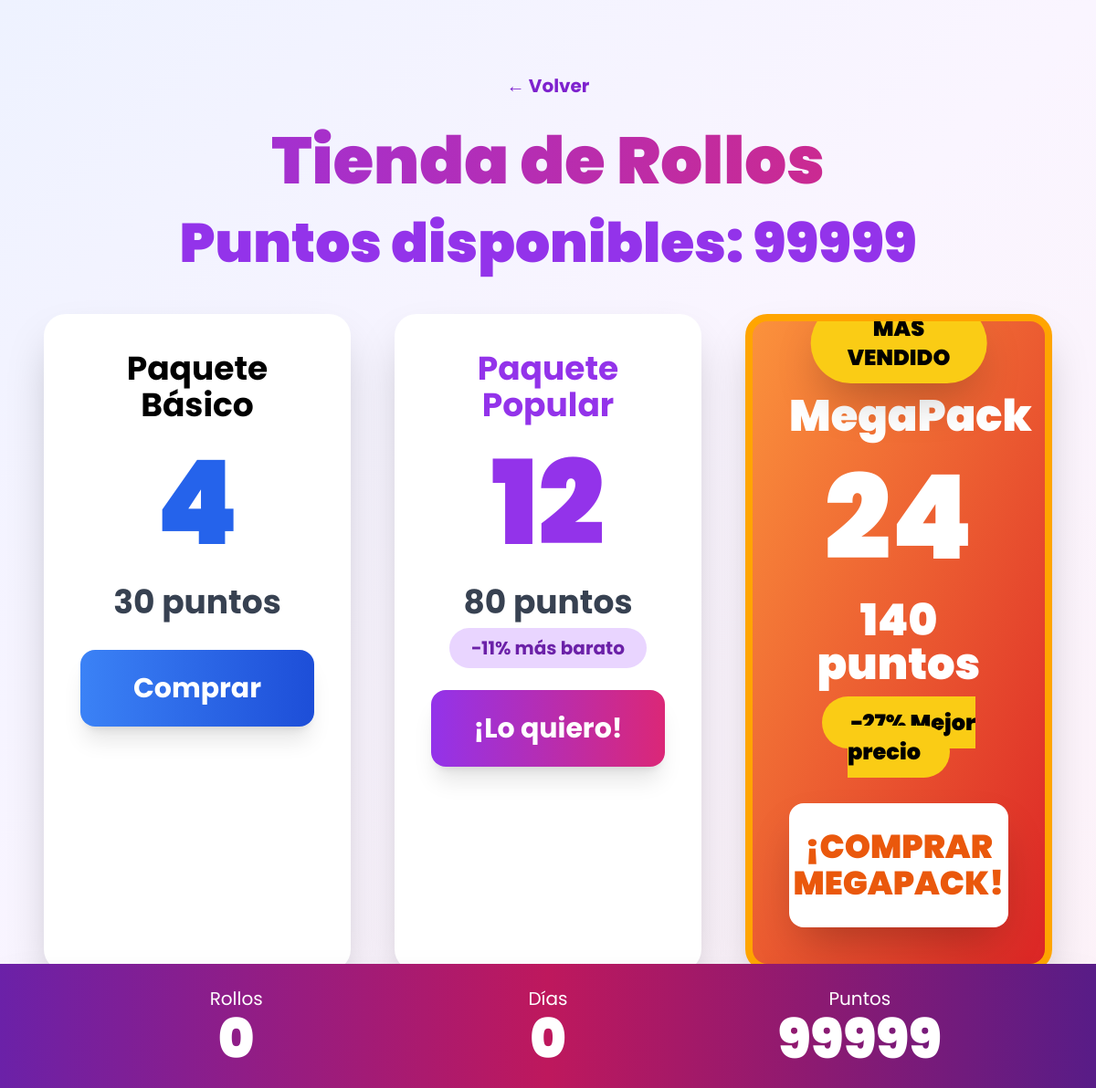
The app's page /toilet_paper/vistaUsuario/tienda.php (signed in) with its own data.
### tables this page shows
CREATE TABLE usuarios (
    id INT AUTO_INCREMENT PRIMARY KEY,
    nombre VARCHAR(100) NOT NULL,
    email VARCHAR(100) UNIQUE NOT NULL,
    password VARCHAR(255) NOT NULL,
    puntos INT DEFAULT 100,
    rollos_actuales INT DEFAULT 0,
    rollos_total_usados INT DEFAULT 0,
    es_admin TINYINT DEFAULT 0,
    fecha_registro DATETIME DEFAULT CURRENT_TIMESTAMP
);

### toilet_paper/vistaUsuario/tienda.php (the view, shortened to what this page needs)
<?php
require_once '../config/database.php';
$id = $_SESSION['usuario_id'];
$stmt = $pdo->prepare("SELECT puntos, rollos_actuales FROM usuarios WHERE id = ?");
$stmt->execute([$id]);
$u = $stmt->fetch();
?>
<!DOCTYPE html>
<html lang="es">
<head>
    <script src="https://cdn.tailwindcss.com"></script>
</head>
<body class="bg-gradient-to-br from-indigo-50 via-purple-50 to-pink-50 min-h-screen pt-20 pb-32">
<div class="max-w-6xl mx-auto px-6 text-center">
    <a href="dashboard.php" class="inline-block mb-8 text-purple-700 font-bold text-xl hover:underline">← Volver</a>
    <h1 class="text-7xl font-black bg-gradient-to-r from-purple-600 to-pink-600 bg-clip-text text-transparent mb-6">
    </h1>
    <div class="text-6xl font-black text-purple-600 mb-12">
        Puntos disponibles: <?= $u['puntos'] ?>
    </div>
    <div class="grid grid-cols-1 md:grid-cols-3 gap-12">
        <div class="card bg-white rounded-3xl shadow-2xl p-10 transition duration-500">
            <h3 class="text-4xl font-bold mb-6">Paquete Básico</h3>
            <div class="text-9xl font-black text-blue-600 mb-6">4</div>
            <p class="text-4xl font-bold text-gray-700 mb-8">30 puntos</p>
            <form method="POST">
                <button name="comprar" class="w-full bg-gradient-to-r from-blue-500 to-blue-700 text-white py-6 rounded-2xl text-3xl font-bold hover:scale-110 transition shadow-xl">
                    Comprar
                </button>
            </form>
        </div>
        <div class="card bg-white rounded-3xl shadow-2xl p-10 transition duration-500">
            <h3 class="text-4xl font-bold mb-6 text-purple-600">Paquete Popular</h3>
            <div class="text-9xl font-black text-purple-600 mb-6">12</div>
            <p class="text-4xl font-bold text-gray-700 mb-4">80 puntos</p>
            <span class="bg-purple-200 text-purple-800 px-6 py-2 rounded-full text-xl font-bold">−11% más barato</span>
            <form method="POST" class="mt-8">
                <button name="comprar" class="w-full bg-gradient-to-r from-purple-600 to-pink-600 text-white py-6 rounded-2xl text-3xl font-bold hover:scale-110 transition shadow-xl">
                    ¡Lo quiero!
                </button>
            </form>
        </div>
        <div class="card mega bg-gradient-to-br from-orange-400 to-red-600 text-white rounded-3xl shadow-2xl p-10 transition duration-500 relative overflow-hidden">
            <div class="absolute -top-5 left-1/2 transform -translate-x-1/2 bg-yellow-400 text-black px-10 py-3 rounded-full text-2xl font-black shadow-2xl">
                MÁS VENDIDO
            </div>
            <div class="pt-10">
                <h3 class="text-5xl font-black mb-6">MegaPack</h3>
                <div class="text-9xl font-black mb-6">24</div>
                <p class="text-5xl font-black mb-6">140 puntos</p>
                <span class="bg-yellow-400 text-black px-8 py-3 rounded-full text-2xl font-black">−27% Mejor precio</span>
                <form method="POST" class="mt-10">
                    <button name="comprar" class="w-full bg-white text-orange-600 py-7 rounded-2xl text-4xl font-black hover:scale-110 transition shadow-2xl">
                        ¡COMPRAR MEGAPACK!
                    </button>
                </form>
            </div>
        </div>
    </div>
</div>
<div class="fixed bottom-0 left-0 right-0 bg-gradient-to-r from-purple-800 via-pink-700 to-purple-900 text-white py-6 shadow-2xl">
    <div class="max-w-5xl mx-auto grid grid-cols-3 text-center">
        <div><p class="text-xl">Rollos</p><p class="text-6xl font-black"><?= $u['rollos_actuales'] ?></p></div>
        <div><p class="text-xl">Días</p><p class="text-6xl font-black"><?= intval($u['rollos_actuales']/0.5) ?></p></div>
        <div><p class="text-xl">Puntos</p><p class="text-6xl font-black"><?= $u['puntos'] ?></p></div>
    </div>
</div>
</body>
</html>

### toilet_paper/vistaUsuario/tienda.php (style rules this page uses)
body { font-family: 'Poppins', sans-serif; }
.mega { border: 8px solid #ffa500; }

### records on screen
usuarios: puntos "99999", rollos_actuales "0", $u['rollos_actuales']/0.5 "0"
